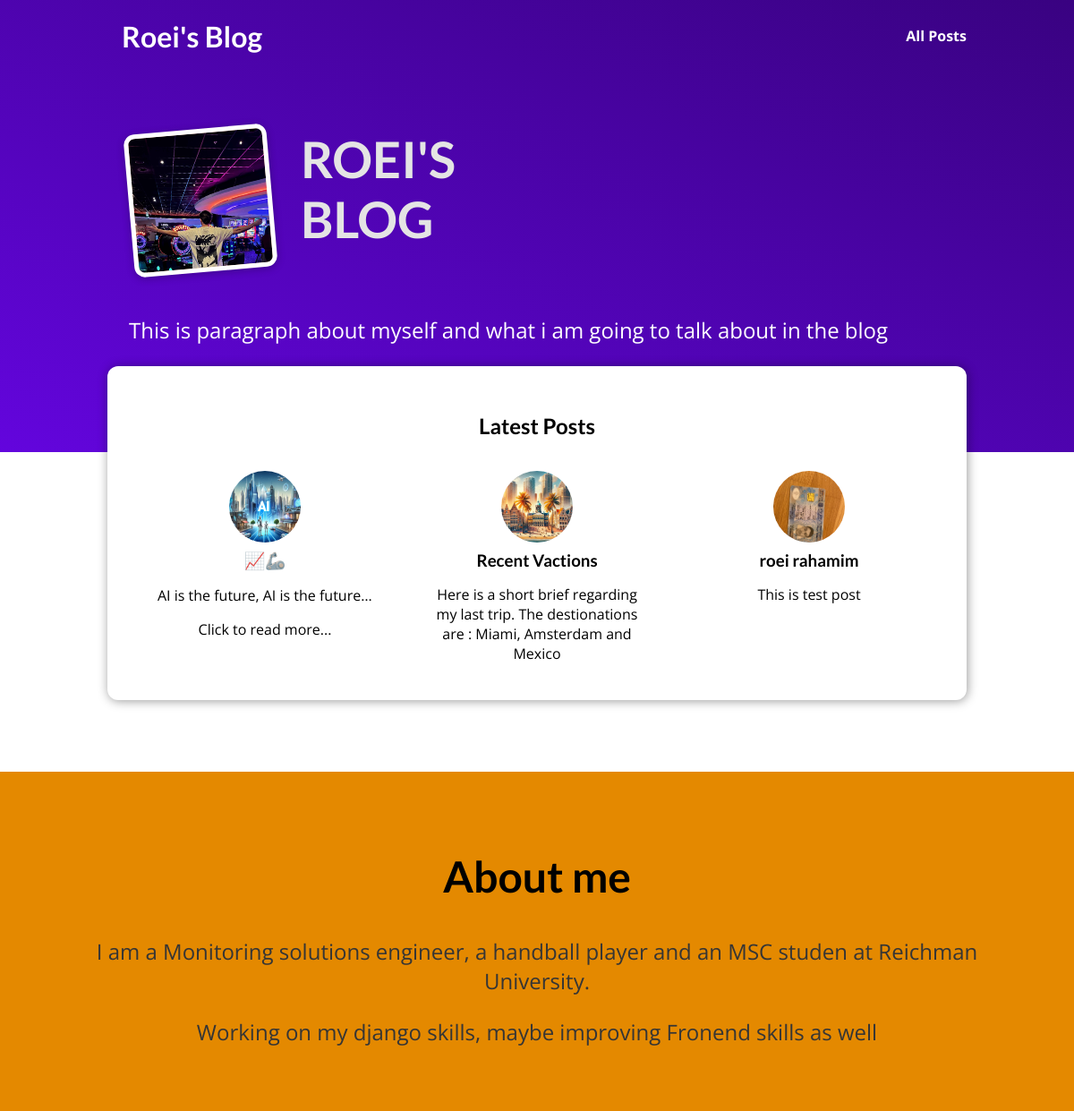
The page / on the database its author committed.
### blog/models.py (models this page shows, shortened)
class Post(models.Model):
    title = models.CharField(max_length=150)
    excerpt = models.CharField(max_length=255)
    image = models.ImageField(upload_to="blog/images")
    date = models.DateField(auto_now=True)
    slug = models.SlugField(
        unique=True,
        blank=True,
    )
    content = models.TextField(validators=[MinLengthValidator(10)])
    author = models.ForeignKey(
        Author, null=True, on_delete=models.SET_NULL, related_name="posts"
    )
    tags = models.ManyToManyField(Tag)

### blog/views.py (the view)
# urls.py: path("", views.HomePageView.as_view(), name="blog-home"),
class HomePageView(ListView):
    template_name = "blog/home_page.html"
    model = Post
    ordering = ["-date", "title"]
    context_object_name = "latest_posts"
    def get_queryset(self):
        queryset = super().get_queryset()
        data = queryset[:3]
        return data

### blog/templates/blog/home_page.html (shortened to what this page needs)
{% extends "blog/base.html" %} {% load static %}  {% block css_file %}
<link rel="stylesheet" href="{% static "blog/home_page.css" %}">
{% endblock css_file %} {% block body %}
<section id="welcome">
  <header>
    <img src="{% static "blog/images/IMG_4534.jpeg" %}" alt="Profile Picture"/>
    <h2>ROEI'S BLOG</h2>
  </header>
  <p>
    This is paragraph about myself and what i am going to talk about in the blog
  </p>
</section>
<section id="latest-posts">
  <h2>Latest Posts</h2>
  <ul>
    {% for post in latest_posts %}
    {% include "blog/includes/post.html" with post_data=post %} {% endfor %}
  </ul>
</section>
<section id="description">
  <h2>About me</h2>
  <p>
    I am a Monitoring solutions engineer, a handball player and an MSC studen at
    Reichman University.
  </p>
  <p>Working on my django skills, maybe improving Fronend skills as well</p>
</section>
{% endblock body %}

### blog/templates/blog/includes/post.html (shortened to what this page needs)
{% load static %}
<head>
  <link rel="stylesheet" href="{% static "blog/post.css" %}">
</head>
<li>
  <article class="post">
    <a id="post-anchor" href="{% url "post-data" post_data.slug %}">
        <section class="content_section">
            <img src="{{post_data.image.url}}" />
            <div class="post__content">
                <h3>{{post_data.title}}</h3>
                <div class="short__paragraph">
                <p id="excerpt_paragraph">{{post_data.excerpt}}</p>
                <p id="read-more"></p>
                </div>
            </div>
        </section>
    </a>
  </article>
</li>

### staticfiles/app.css (style rules this page uses)
* { box-sizing: border-box; }
html { font-family: "Open Sans", "Lato", sans-serif; }
body { margin: 0; }
h1, h2, h3 { font-family: "Lato", sans-serif; font-weight: bold; }

### staticfiles/blog/home_page.css (style rules this page uses)
#welcome { background: linear-gradient(to right top, #6305dd, #390281); padding: 6rem 12%; }
#welcome header { display: flex; align-items: flex-start; margin: 3rem auto; }
#welcome img { width: 10rem; height: 10rem; object-fit: cover; object-position: top; border: 5px solid white; border-radius: 12px; background-color: #ffe1bf; transform: rotateZ(-5deg); box-shadow: 0 2px 8px rgba(0, 0, 0, 0.25); }
#welcome h2 { font-size: 3.5rem; margin: 0 0 0 2rem; color: #e4e4e4; width: 10rem; }
#welcome p { color: white; font-size: 1.5rem; }
#latest-posts { background-color: white; padding: 2rem; border-radius: 12px; width: 60rem; margin: -6rem auto 2rem auto; box-shadow: 1px 1px 12px rgba(0, 0, 0, 0.4); }
#latest-posts h2 { text-align: center; }
#latest-posts ul { list-style: none; margin: 0; padding: 0; display: flex; gap: 1rem; }
#latest-posts li { flex: 1; }
#description { text-align: center; padding: 3rem; background-color: #e48900; margin-top: 5rem; }
#description h2 { font-size: 3rem; }
#description p { font-size: 1.5rem; color: #353535; }

### staticfiles/blog/post.css (style rules this page uses)
.post { display: flex; flex-direction: column; align-items: center; text-align: center; }
.post a { text-decoration: none; color: black; transition: all 0.2s ease; padding: 1rem; width: 17em; height: 15em; }
.overflow { overflow: hidden; text-overflow: ellipsis; white-space: nowrap; }
.post img { width: 5rem; height: 5rem; object-fit: cover; border-radius: 50%; }
.post h3 { margin: 0.25rem 0; }

### rows shown on the page
Post: image (picture), title "📈🦾", excerpt "AI is the future, AI is the future…"
Post: image (picture), title "Recent Vactions", excerpt "Here is a short brief regarding my last trip. The destionations are : Miami, Amsterdam and Mexico"
Post: image (picture), title "roei rahamim", excerpt "This is test post"
